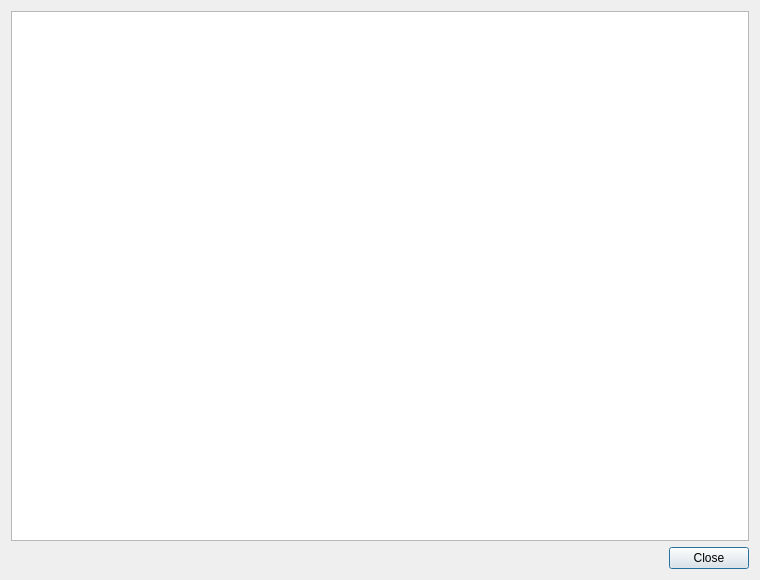
<?xml version="1.0" encoding="UTF-8"?>
<ui version="4.0">
 <author>Copyright (C) 2010-2017, kachelaqa &lt;kachelaqa@gmail.com&gt;</author>
 <class>HelpDialog</class>
 <widget class="QDialog" name="HelpDialog">
  <property name="geometry">
   <rect>
    <x>0</x>
    <y>0</y>
    <width>760</width>
    <height>580</height>
   </rect>
  </property>
  <property name="windowIcon">
   <iconset resource="../resources.qrc">
    <normaloff>:/icons/app.png</normaloff>:/icons/app.png</iconset>
  </property>
  <layout class="QGridLayout" name="gridLayout">
   <item row="0" column="0">
    <widget class="QTextBrowser" name="browser">
     <property name="openLinks">
      <bool>false</bool>
     </property>
    </widget>
   </item>
   <item row="1" column="0">
    <widget class="QDialogButtonBox" name="buttons">
     <property name="standardButtons">
      <set>QDialogButtonBox::Close</set>
     </property>
    </widget>
   </item>
  </layout>
 </widget>
 <resources>
  <include location="../resources.qrc"/>
 </resources>
 <connections>
  <connection>
   <sender>buttons</sender>
   <signal>rejected()</signal>
   <receiver>HelpDialog</receiver>
   <slot>reject()</slot>
   <hints>
    <hint type="sourcelabel">
     <x>669</x>
     <y>557</y>
    </hint>
    <hint type="destinationlabel">
     <x>587</x>
     <y>541</y>
    </hint>
   </hints>
  </connection>
 </connections>
</ui>
